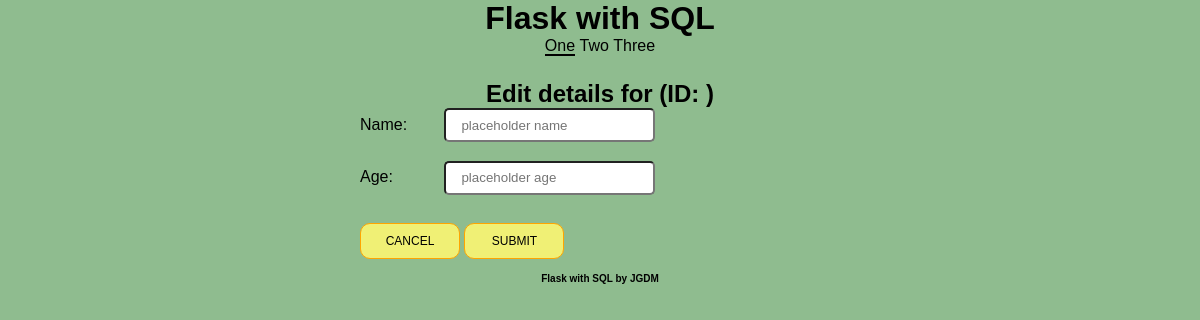
Page /edit/7 on the earlier database version.
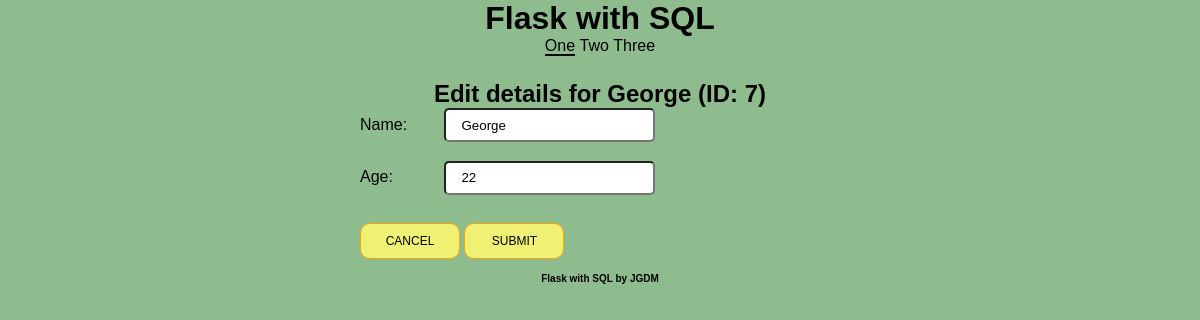
Same page on the later database version.
### models.py (models this page shows, shortened)
class Roster(db.Model):
    id = db.Column(db.Integer(), primary_key=True)
    name = db.Column("Name", db.String(80), unique=True, nullable=False)
    age = db.Column("Age", db.Integer, unique=True, nullable=False)
    joined = db.Column('Joined', db.DateTime, default=datetime.datetime.now)

### app.py (the view)
@app.route('/edit/<id>', methods=['GET', 'POST'])
def form_edit(id):
    roster = Roster.query.get(id)
    if request.form:
        roster.name = request.form["name"]
        roster.age = request.form["age"]
        db.session.commit()
        return redirect( url_for('index') )
    return render_template('form-edit.html', roster = roster)

### templates/form-edit.html (shortened to what this page needs)
{% extends "main.html" %}
        {% block nav_block %}
        <nav>
            <ul>
                <li><a href="/" class="selected" >One</a></li>
                <li><a href="/two">Two</a></li>
                <li><a href="/three">Three</a></li>
            </ul>
        </nav>
        {% endblock %}
        {% block main_block %}
            <h2>Edit details for {{roster.name}} (ID: {{ roster.id }})</h2>
            <form action="{{ url_for('form_edit', id=roster.id) }}" method="POST">
                <div class="form-container">
                    <label for ="name">Name: </label>
                    <input type="text" name="name" title="Form name" id="Form_name" aria-label="Form name" class="form_field" placeholder="placeholder name" alt="form_name"  value="{{ roster.name }}"/>
                </div>
                <div class="form-container">
                    <label for="age">Age: </label>
                    <input id="age" name="age" title="Form age" type="text" id="form_age" arial-label="Form age" class="form_field" placeholder="placeholder age" alt="form_age" value="{{ roster.age }}" />
                </div>
                <div id="form-buttons">
                    <button type="reset">Cancel</button>
                    <button type="submit">Submit</button>
                </div>
            </form>
{% endblock %}

Differences in the rows shown:
added Roster: name "George", id "7", age "22"
